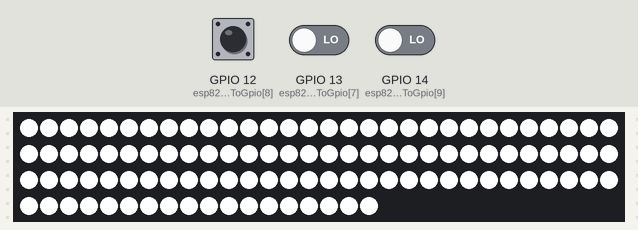
A sketch run on a simulated ESP8266 (NodeMCU). On the bench: 108 RGB LEDs in strip order, left to right, continuing on the next row. Inputs (shaded band) come from the test bench; at power-on: GPIO 14 (esp8266_pinToGpio[9]) LOW, GPIO 12 (esp8266_pinToGpio[8]) LOW, GPIO 13 (esp8266_pinToGpio[7]) LOW. What the sketch prints to the serial monitor is not drawn.

Above: at 1.3 s.
1.4 s: GPIO 14 (esp8266_pinToGpio[9]) driven HIGH
2.9 s: GPIO 14 (esp8266_pinToGpio[9]) driven LOW
4.4 s: GPIO 12 (esp8266_pinToGpio[8]) pulsed HIGH 2 times (0.12 s each, 0.3 s apart)
Timing chart, 0 to 7.4 s (numbered marks = the images above; inputs shaded):
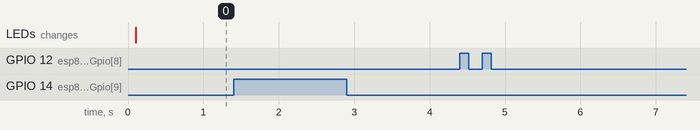

The sketch:

RGBW_Arduino.ino
```cpp
// Circular LED for magnifying lamp controller - by posicat@pobox.com
// Public domain, everyone should have a smart-magnifying lamp!!!
// Originally programmed on a Digispark Oak, should work on most ESP8266's

// Based on code from test sketch which also supports RGBW strips like SK6812 based:
// http://www.szledcolor.com/download/SK6812RGBW.pdf
// Should be used with Adafruit NeoPixel version 1.0.3
// Hacked by G. Knauf 2015-12-06

// Edit config.h for configuration values
#include "config.h"
#include <Adafruit_NeoPixel.h>
#ifdef __AVR__
#include <avr/power.h>
#endif

#define RED   0x00FF0000 // --> RED
#define GREEN   0x0000FF00 // --> GREEN
#define BLUE    0x000000FF // --> BLUE
//#if (((NEO_PTYPE & 0xC0) >> 2) != (NEO_PTYPE & 0x30)) // check for RGBW type
//#define WHITE   0xFF000000 // --> WHITE LED
#define WHITE   0xFFFFFFFF // --> WHITE LED
//#else
//#define WHITE   0x00FFFFFF // --> WHITE RGB composed
//#endif

// Parameter 1 = number of pixels in strip
// Parameter 2 = Arduino pin number (most are valid)
// Parameter 3 = pixel type flags, add together as needed:
//   NEO_KHZ800  800 KHz bitstream (most NeoPixel products w/WS2812 LEDs)
//   NEO_KHZ400  400 KHz (classic 'v1' (not v2) FLORA pixels, WS2811 drivers)
//   NEO_GRB     Pixels are wired for GRB bitstream (most NeoPixel products)
//   NEO_RGB     Pixels are wired for RGB bitstream (v1 FLORA pixels, not v2)
//   NEO_GRBW    Pixels are wired for GRBW bitstream (f.e. SK6812)

// What type of NeoPixel strip is attached to the Arduino?
#define NEO_PTYPE NEO_GRBW

Adafruit_NeoPixel strip = Adafruit_NeoPixel(NUMPIXELS, esp8266_pinToGpio[NEO_PIN], NEO_PTYPE + NEO_KHZ800);

#define MODES 3
#define MODE_BRIGHT 0
#define MODE_ARC_START 1
#define MODE_ARC_OFFSET 2

int mode = 0; // When the encoder is pressed we switch modes, this keeps track of the mode number.

int modeValue[MODES]; // For each mode rotating the encoder will alter it's own value
int modeDeltas[MODES] = {8,4,4};
bool modeRolls[MODES] = {false,false,true};

bool rangeChange=false;
bool buttonPress=false;

void callbackMovement(int dir,int spd) {
  modeValue[mode]+=modeDeltas[mode]*dir;
  modeValue[mode]=constrainRange(modeValue[mode],0,255,modeRolls[mode]);
  debug("Movement : " + String(dir) + " (" + String(spd) + "ms) Mode : " + String(mode) + " Val : " + String(modeValue[mode]));
  rangeChange=true;
}

void callbackButton(int spd) {
  mode++;
  mode=constrainRange(mode,0,MODES-1,true);
  debug("Button : " + String(spd) + " Mode : " + String(mode));
  buttonPress=true;
}

void setup() {
  for (int i=0;i<MODES;i++) {modeValue[i]=0;}

  setup_serial();
  setup_pixels();
  setup_encoder();

  setAllPixels(WHITE);
  strip.show();
}

void loop() {
  bool updatePixels = false;

  if (rangeChange || buttonPress) {
    updatePixels=true;
    rangeChange=false;
    buttonPress=false;
  }

  if (updatePixels) {
      // Here we loop through the 4 colors in the colors array:
      // RED, GREEN, BLUE, LED_WHITE

      int bright = 255 - (modeValue[MODE_BRIGHT]);
      strip.setBrightness(bright); // set brightness

      setPixelArc(255-modeValue[MODE_ARC_START],modeValue[MODE_ARC_OFFSET],WHITE );

      strip.show();
      updatePixels=false;
  }
}

int constrainRange(int curVal,int minVal,int maxVal,bool rollValue) {
  if (curVal < minVal) {
    if (rollValue) {
        curVal=maxVal;
    }else{
        curVal=minVal;
    }
  }
  if (curVal > maxVal) {
    if (rollValue) {
      curVal=minVal;
    }else{
      curVal=maxVal;
    }
  }
  return curVal;
}

void setPixelArc(int arcSize,int arcOffset, uint32_t setColor) {
  //String msg="";
  int offset=0;
  int pixelRingCount= sizeof(pixelRing)/sizeof(uint32_t);

  for(int i=0 ; i < pixelRingCount ; i++) { // Go through all rings in the list
    for (int o=0 ; o < pixelRing[i] ; o++) { // Loop all pixels, default off

      int arcPos = o*256 / pixelRing[i];
      int offPos = (arcPos + arcOffset) % 256;

      //msg = String(o)+"->"+String(arcPos)+"->"+String(offPos);

      int color = 0;
      if (offPos<=arcSize) { // In the arc
          color=setColor;
          //msg+="C";
      }else{
          //msg+="_";
          color=0;
      }
      strip.setPixelColor(offset+o, color);
      //debug(msg);
    }
    offset+=pixelRing[i]; // Start the next offset at the begining of the next ring
  }
}

void setAllPixels(uint32_t c) {
  for(uint16_t i=0; i < strip.numPixels(); i++) {
    strip.setPixelColor(i, c);
  }
}

void setup_pixels() {
    // ESP8266 pin mapping to GPIO is confusing, fix that by setting the RIGHT pins here.
    pinMode ( esp8266_pinToGpio[NEO_PIN] , OUTPUT );
    digitalWrite ( esp8266_pinToGpio[NEO_PIN], 0 );
    strip.begin();

    // Return to normal code with no hacks
    strip.setBrightness(255); // set brightness
    setAllPixels(WHITE);
    strip.show();
}
```

rotary_encoder.ino
```cpp
int lastRot = 0;
int firstBut = 0;
int clickArray[2]={0,-1};
#define ARR_ROT  0
#define ARR_BUT  1

void ICACHE_RAM_ATTR handleISR_Rotor() {
  int t = millis();
  int rA = digitalRead(ROT_PIN_OUTPUT_A);
  int rB = digitalRead(ROT_PIN_OUTPUT_B);
  int dT = t-lastRot;

  //debug("handleISR_Rotor " + String(rA) + String(rB)+ " " + String(dT));

  if (dT < 10) { // Too fast a click, probably noise
    return;
  }
  if (dT > 400) { // Tool long between clicks, must be a new set of clicks.
    lastRot=t;
    dT=0;
  }

  if ( (rA==1) ) { // Start of a pulse
    if ( (rB==0) ) { // Direction indicated by second pin
      clickArray[ARR_ROT]=-1;
    }else{
      clickArray[ARR_ROT]=+1;
    }

  }else{ // Done moving
    callbackMovement(clickArray[ARR_ROT],dT);
    clickArray[ARR_ROT]=0;
    lastRot=millis();
  }
}

void ICACHE_RAM_ATTR handleISR_Button() {
  int t = millis();
  int r = digitalRead(ROT_PIN_PUSH_BUT);
  int dT = t-firstBut;

  debug("handleISR_Button" + String(r) + " " + String(dT));

  if (dT < 60) { // Too fast a click, probably noise
    return;
  }
  if ( r==1 ) { // Start of click
    firstBut=t;
    dT=0;
    clickArray[ARR_ROT]=1;
  } else { // End of click
    if (clickArray[ARR_ROT] == 1) { // Make sure we only do this once
      callbackButton(dT);
      clickArray[ARR_ROT]=0;
    }
  }
}

void setup_encoder() {
  pinMode(ROT_PIN_OUTPUT_A, INPUT);
  pinMode(ROT_PIN_OUTPUT_B, INPUT);
  pinMode(ROT_PIN_PUSH_BUT, INPUT);
  attachInterrupt(digitalPinToInterrupt(ROT_PIN_OUTPUT_A), handleISR_Rotor, CHANGE);
  attachInterrupt(digitalPinToInterrupt(ROT_PIN_PUSH_BUT), handleISR_Button, CHANGE);
}
```

serial.ino
```cpp
void setup_serial() {
  #ifdef SERIAL_DEBUG
    // initialize serial communication:
    while (!Serial);  // for Leonardo/Micro/Zero
    Serial.begin(74880);
    debug("Starting.");
    delay(100);
  #endif
}

void debug (String msg) {
  #ifdef SERIAL_DEBUG
    Serial.println(msg);
  #endif
}
```

config.h
```cpp
// Enable serial output
#define SERIAL_DEBUG

                               //0, 1, 2, 3, 4, 5,  6,  7,  8,  9, 10, 11
uint8_t esp8266_pinToGpio[12] = {2, 5, 0, 3, 1, 4, 15, 13, 12, 14, 16, 17};

// Define IO pins for the lamp
const int ROT_PIN_OUTPUT_A = esp8266_pinToGpio[8];
const int ROT_PIN_OUTPUT_B = esp8266_pinToGpio[7];
const int ROT_PIN_PUSH_BUT = esp8266_pinToGpio[9];
const int NEO_PIN          = esp8266_pinToGpio[4];

// INDICATOR + sum of all pixels in pixelRing
#define NUMPIXELS 108

// The LEDs in your ring, one entry per ring, in the order the rings are wired
// Needed to calculate the arc-segment of the ring to light
uint32_t pixelRing[2] = {60,48};
```

Measured:
- after the input at 1.4 s, every drawn part: stays the same
- after the input at 2.9 s, every drawn part: stays the same
- after the input at 4.4 s, every drawn part: stays the same
